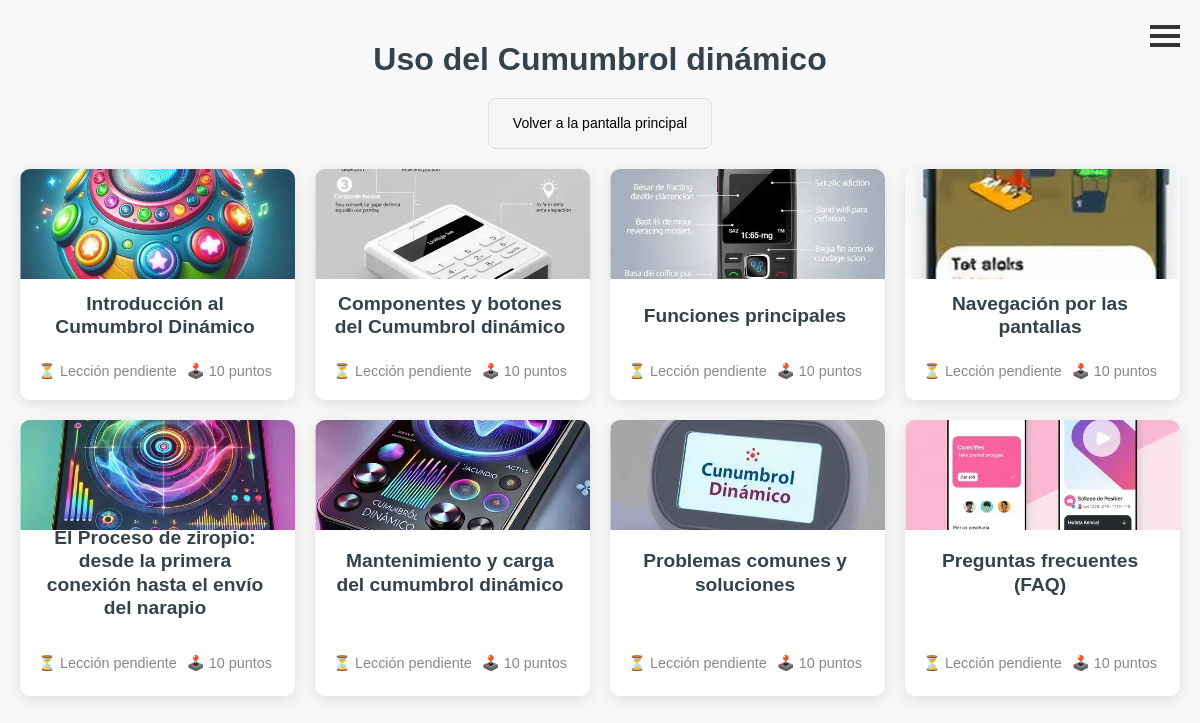
Page /curso/7/ (signed in) on the committed database.
### cursos/models.py (models this page shows, shortened)
class Curso(models.Model):
    categoria = models.ForeignKey('Categoria', on_delete=models.CASCADE)
    titulo = models.CharField(max_length=100)
    explicacion = models.CharField(max_length=400)
    miniexplicacion = models.TextField()
    duracion = models.PositiveIntegerField()  # Duración en minutos
    fecha_creacion = models.DateField(default=timezone.now)
    puntos = models.SmallIntegerField()
    miniatura = models.ImageField(upload_to='images/miniaturas/')
    OPCIONES = [
        (1, 'Poco importante'),
        (2, 'Interesante'),
        (3, 'Fundamental'),
    ]
    importancia = models.PositiveIntegerField(choices=OPCIONES) #El valor de importancia, siendo 1 el valor más bajo, 2 el recomendado y tres el imprescindible

class Leccion(models.Model):
    titulo = models.CharField(max_length=100)
    explicacion = models.CharField(max_length=400)
    autor = models.ForeignKey('Autor', on_delete=models.CASCADE)
    fecha_creacion = models.DateField(default=timezone.now)
    contenido = models.TextField()
    puntos = models.SmallIntegerField()
    curso = models.ForeignKey('Curso', on_delete=models.CASCADE)
    miniatura = models.ImageField(upload_to='images/miniaturas/')

### cursos/views.py (the view)
def detalle_curso(request, pk):
    curso = get_object_or_404(Curso, pk=pk)
    lecciones = Leccion.objects.filter(curso_id=pk)
    cuestinarios = Cuestionario.objects.filter(curso_id=pk)
    lecciones_completadas = {}
    for leccion in lecciones:
        leccion_completada = UsuarioLeccion.objects.filter(usuario=request.user, leccion=leccion, completada=True).exists()
        lecciones_completadas[leccion.id] = leccion_completada
    return render(request, 'cursos/detalle_curso.html', {'curso': curso, 'lecciones':lecciones, 'lecciones_completadas': lecciones_completadas, 'cuestionarios': cuestinarios})

### cursos/context_processors.py (called while the page is built)
def puntos_totales_processor(request):
    if request.user.is_authenticated:
        puntos_totales = UsuarioLeccion.objects.filter(usuario=request.user, completada=True).aggregate(total_puntos=Sum('puntos_obtenidos'))['total_puntos'] or 0
    else:
        puntos_totales = 0
    return {
        'puntos_totales': puntos_totales,
    }

### cursos/templatetags/custom_filters.py (called while the page is built)
@register.filter
def get_item(dictionary, key):
    return dictionary.get(key)

### cursos/templates/cursos/detalle_curso.html (shortened to what this page needs)
{% extends 'cursos/base.html' %}
{% load custom_filters %}
{% load static %}
{% block content %}
<section class="course-categories">
    <h2>{{ curso.titulo }}</h2>
    <div class="back-to-menu">
        <a href="/">Volver a la pantalla principal</a>
      </div>
    <div class="categories-grid">
      {% for leccion in lecciones %}
      <div class="category-item">
        <div class="category-image">
            <img src="{{ leccion.miniatura.url }}" alt="imagen" />
        </div>
        <div class="category-content">
            <h3><a href="{% url 'detalle_leccion' pk=leccion.pk %}" title='{{leccion.titulo}}'>{{leccion.titulo}}</a></h3>
            <div class="category-meta">
                <span>
                {% if lecciones_completadas|default_if_none:""|get_item:leccion.id %}
                    <div class="lesson-subtext">🏅 Leccion completada</div>
                {% else %}
                    <div class="lesson-subtext">⏳ Lección pendiente</div>
                {% endif %}
                </span>
                <span>🕹️ {{ leccion.puntos }} puntos</span>
            </div>
        </div>
    </div>
    {% endfor %}
            </div>
        </section>
{% endblock %}

### cursos/static/css/curso.css (style rules this page uses)
body, h1, h2, p, ul { margin: 0; padding: 0; list-style: none; }
body { font-family: Arial, sans-serif; line-height: 1.2; background-color: #f4f4f4; color: #333; }
.course-categories { padding: 40px 20px; background-color: #f8f8f8; text-align: center; }
.course-categories h2 { margin-bottom: 20px; font-size: 2rem; color: #35424a; }
.categories-grid { display: grid; gap: 20px; grid-template-columns: repeat(auto-fit, minmax(250px, 1fr)); margin-top: 5px; }
.category-item { background-color: #fff; border-radius: 10px; box-shadow: 0px 4px 15px rgba(0, 0, 0, 0.1); overflow: hidden; transition: transform 0.3s ease, box-shadow 0.3s ease; display: flex; flex-direction: column; justify-content: space-between; }
.category-item a { color: #35424a; text-decoration: none; font-weight: bold; border-bottom: 2px solid transparent; transition: color 0.3s ease, border-bottom-color 0.3s ease; }
.category-content { padding: 20px; display: flex; flex-direction: column; height: 100%; }
.category-content h3 { font-size: clamp(1.2rem, 1.3vw, 1.2rem); color: #35424a; margin-bottom: 10px; margin-top: 5px; flex: 0 1 30%; display: flex; align-items: center; justify-content: center; text-align: center; max-height: 30%; }
.category-meta { display: flex; gap: 10px; font-size: 0.9rem; color: #888; flex: 0 1 20%; align-items: center; justify-content: center; text-align: center; margin-top: auto; max-height: 20%; }
.category-meta span { display: flex; align-items: center; gap: 5px; }
.category-image { width: 100%; padding-top: 40%; position: relative; overflow: hidden; background-color: #f8f8f8; }
.category-image img { position: absolute; top: 50%; left: 50%; width: 100%; height: 100%; object-fit: cover; transform: translate(-50%, -50%); }
.back-to-menu { display: block; margin-bottom: 20px; padding: 8px 12px; text-align: center; background-color: #f5f5f5; color: #333; font-size: 14px; font-weight: normal; text-decoration: none; border-radius: 8px; border: 1px solid #ddd; transition: background-color 0.3s ease, color 0.3s ease; cursor: pointer; width: fit-content; margin-left: auto; margin-right: auto; }
.back-to-menu a { display: block; padding: inherit; color: inherit; text-decoration: none; }
.back-to-menu a { text-decoration: none; color: #000; }
.category-content { padding-left: 15px; }

### rows in the picture
Curso: titulo "Uso del Cumumbrol dinámico"
Leccion: miniatura (picture), titulo "Introducción al Cumumbrol Dinámico", shows "⏳ Lección pendiente", puntos "10"
Leccion: miniatura (picture), titulo "Componentes y botones del Cumumbrol dinámico", shows "⏳ Lección pendiente", puntos "10"
Leccion: miniatura (picture), titulo "Funciones principales", shows "⏳ Lección pendiente", puntos "10"
Leccion: miniatura (picture), titulo "Navegación por las pantallas", shows "⏳ Lección pendiente", puntos "10"
Leccion: miniatura (picture), titulo "El Proceso de ziropio: desde la primera conexión hasta el envío del narapio", shows "⏳ Lección pendiente", puntos "10"
Leccion: miniatura (picture), titulo "Mantenimiento y carga del cumumbrol dinámico", shows "⏳ Lección pendiente", puntos "10"
Leccion: miniatura (picture), titulo "Problemas comunes y soluciones", shows "⏳ Lección pendiente", puntos "10"
Leccion: miniatura (picture), titulo "Preguntas frecuentes (FAQ)", shows "⏳ Lección pendiente", puntos "10"
